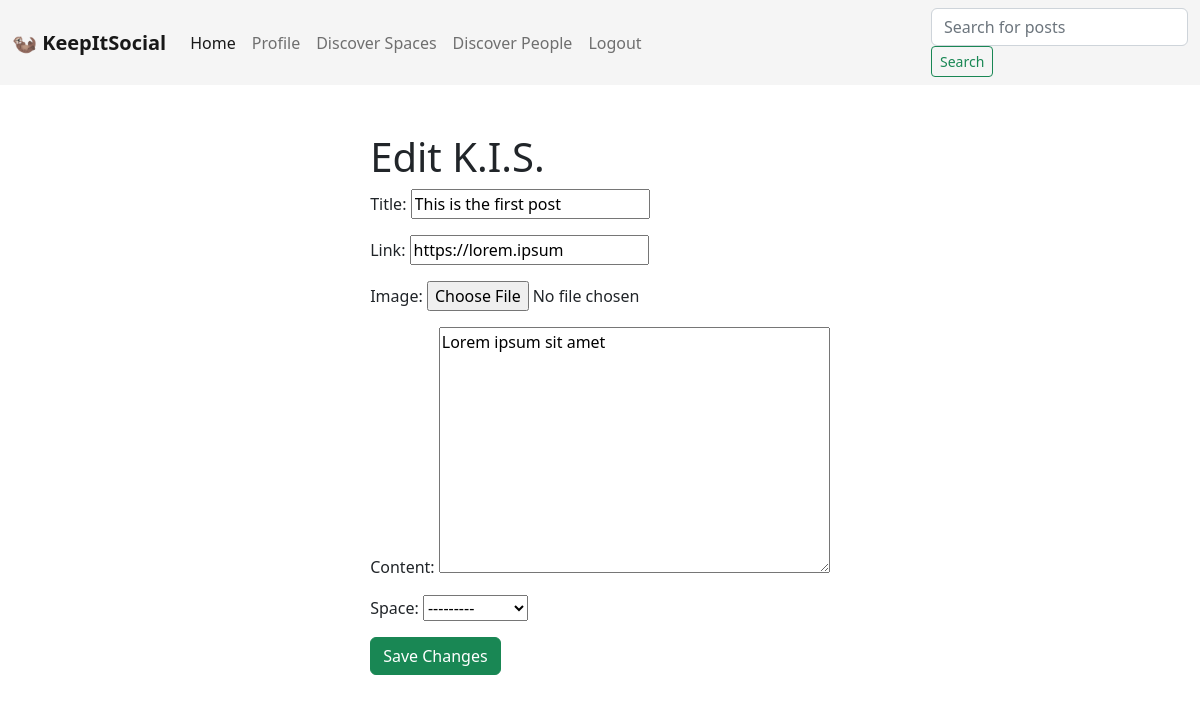
Screenshot of /post/1/edit/ (signed in) with the database file from the repository.
### application/models.py (models this page shows, shortened)
class Post(models.Model):
    title = models.CharField(max_length=50)
    image = models.ImageField(upload_to="uploads/", null=True, blank=True)
    content = models.TextField()
    link = models.CharField(max_length=500, null=True)
    author = models.ForeignKey(UserProfile, on_delete=models.CASCADE, null=True)
    slug = models.SlugField(default="", null=False, blank=True, db_index=True)
    likers = models.ManyToManyField("UserProfile", related_name='liked_posts', blank=True)
    bookmarkers = models.ManyToManyField("UserProfile", related_name='bookmarked_posts', blank=True)
    space = models.ForeignKey("Space", related_name='posts', blank=True, on_delete=models.CASCADE, null=True)
    created_at = models.DateTimeField(auto_now_add=True, blank=True, null=True)

class Space(models.Model):
    admin = models.ForeignKey(UserProfile, on_delete=models.CASCADE, null=True)
    members = models.ManyToManyField("UserProfile", related_name='spaces', blank=True)
    title = models.CharField(max_length=50)
    slug = models.SlugField(default="")
    def __str__(self):
        return f"{self.title} "

### application/views.py (the view)
# urls.py: path('post/<int:post_pk>/edit/', views.edit_post, name='edit_post'),
@login_required
def edit_post(request, post_pk):
    post = get_object_or_404(Post, id=post_pk)
    if request.method == 'POST':
        form = PostForm(request.POST, instance=post)
        if form.is_valid():
            form.save()
            return redirect('/')
    else:
        form = PostForm(instance=post)
    return render(request, 'application/edit_post.html', {'form': form, 'post': post})

### application/forms.py
class PostForm(ModelForm):
    class Meta:
        model = Post
        fields = ['title', 'link', "image", 'content', 'space']

### application/templates/application/edit_post.html (shortened to what this page needs)
{% extends "application/base.html" %}
{% block body_content  %}
    {% include "application/include/header.html" %}
    <div class="row justify-content-md-center">
        <div class="col-md-auto">
            <br>
            <br>
            <h1>Edit K.I.S.</h1>
            <form method="post" enctype="multipart/form-data">
                {{ form.as_p }}
                <button class="btn btn-success save-changes" type="submit">Save Changes</button>
            </form>
        </div>
    </div>
{% endblock %}

### rows the page displays
Post: title "This is the first post", link "https://lorem.ipsum", content "Lorem ipsum sit amet", space "---------"
